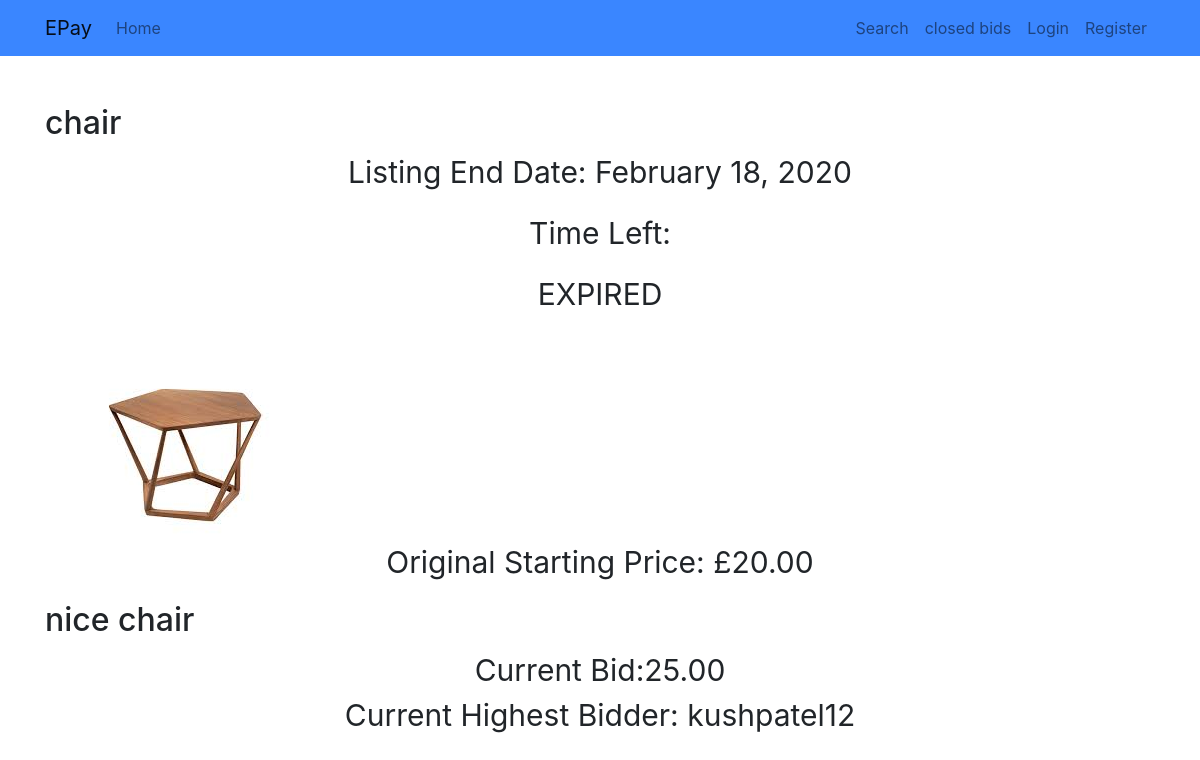
/item/14/, run on the app's committed database.
### epay/models.py (models this page shows, shortened)
class Item(models.Model):
    itemTitle = models.CharField(max_length=40)
    itemDescription = models.TextField(max_length=200)
    price = models.DecimalField(decimal_places=2, max_digits=12, default=Decimal('0.00'))
    endTime = models.DateField(max_length=8)
    itemPicture = models.ImageField(default='default.jpg',upload_to ='item_pics')
    date_listed = models.DateTimeField(default=timezone.now)
    seller = models.ForeignKey(User, on_delete=models.CASCADE)
    Isopen = models.BooleanField(null = True,default=True)
    winner = models.ForeignKey(User,on_delete=models.CASCADE,related_name = '+',null=True,blank = True)
    currentBid = models.DecimalField(blank = True,default=Decimal('0.00'),decimal_places=2, max_digits=12)
    biddings = models.CharField(max_length=100000,blank = True)

### epay/views.py (the view)
# urls.py: path('item/<int:pk>/', ItemDetailView.as_view(), name='item-detail'),
class ItemDetailView(DetailView):
    model = Item

### epay/templates/epay/item_detail.html (shortened to what this page needs)
{% extends "epay/base.html"%}
{% block content %}
    <article class="media content-section">
      <div class="media-body">
        <div class="article-metadata">
          <h2 class="article-title">{{object.itemTitle}}</h2>
          </div>
          <p>Listing End Date: {{object.endTime|date:"F d, Y"}}</p>
          <p> Time Left: <p id="demo"></p></p>
            <img src="{{object.itemPicture.url}}">
            <p>Original Starting Price: £{{object.price}}</p>
          <h2><a class="article-title">{{object.itemDescription}}</h2>
            <div>
                <p>Current Bid:{{object.currentBid}} <br>Current Highest Bidder: {{object.winner}}</p>
            </div>
        </div>
    </article>
{% endblock content %}

### epay/templates/epay/item_detail.html (style rules this page uses)
p { text-align: center; font-size: 30px; margin-top: 0px; align: center; }

### data on the page
Item: itemTitle "chair", endTime "February 18, 2020", itemPicture (picture), price "20.00", itemDescription "nice chair", currentBid "25.00", winner "kushpatel12"
